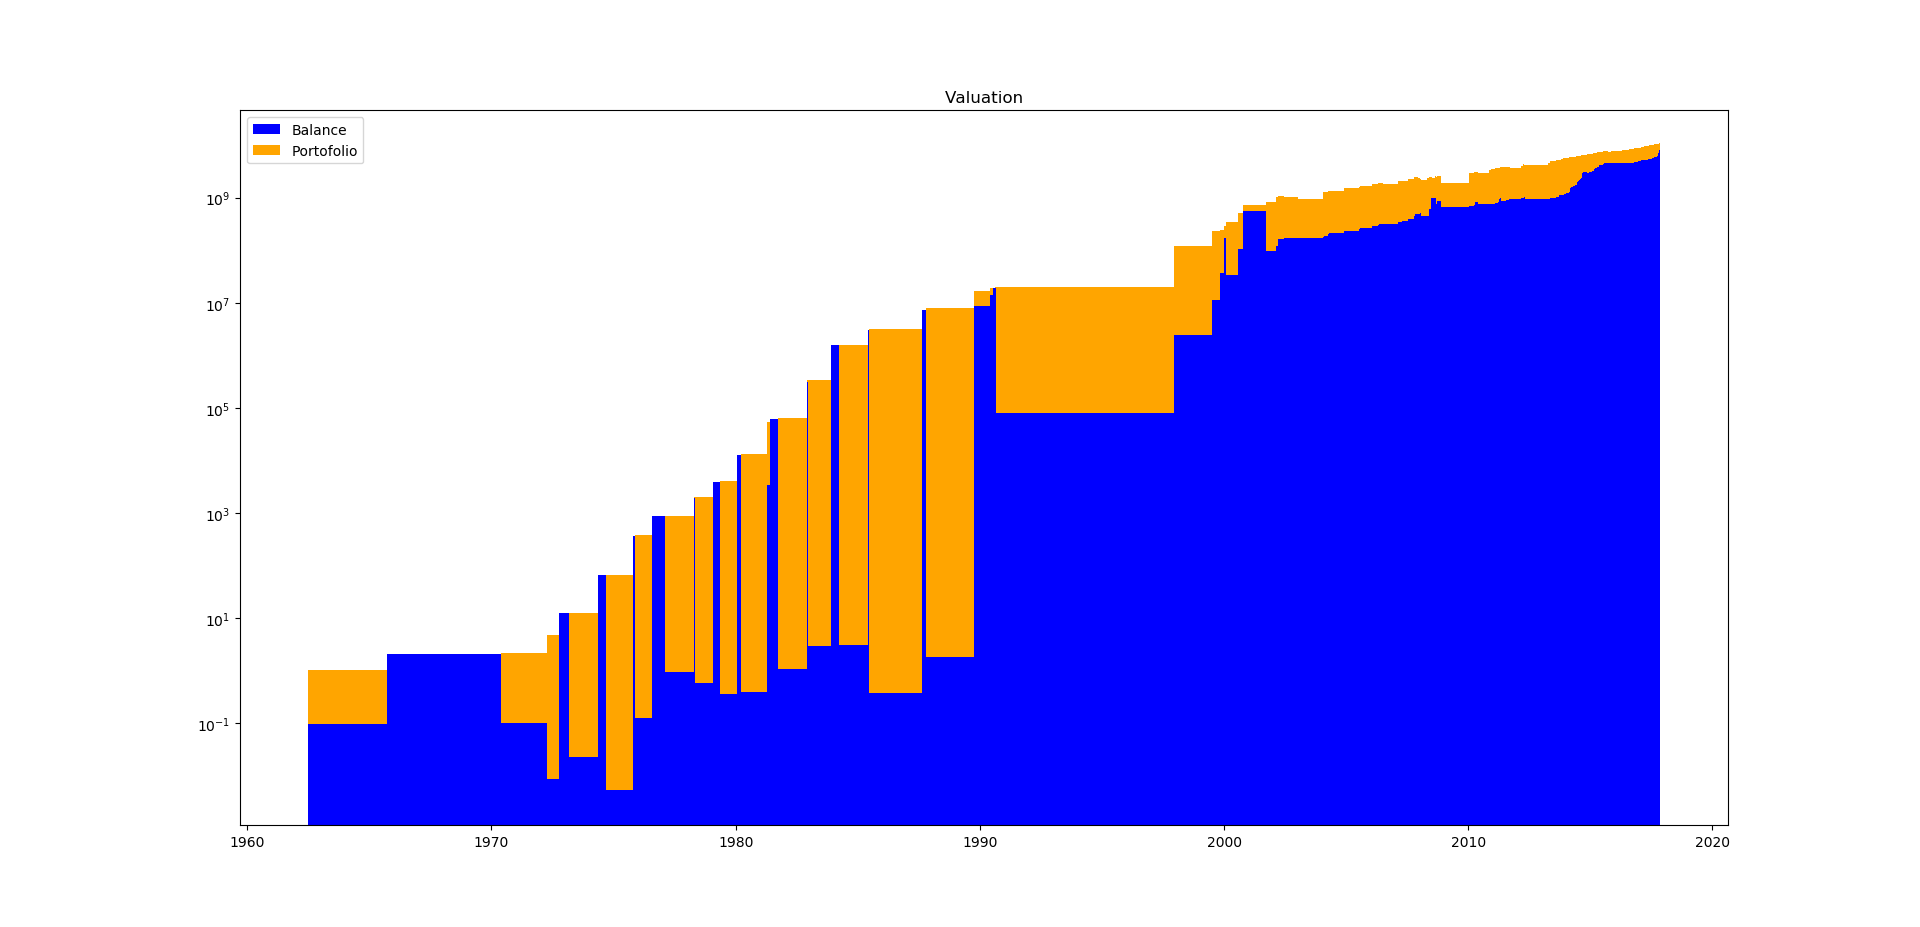

Python code for this plot:
from os import listdir
from os.path import isfile, join
from operator import itemgetter
import pandas as pd
import datetime
import numpy as np
from multiprocessing import Pool
from pdb import set_trace
import matplotlib.pyplot as plt
import time


def reset_system(when='2017-11-10'):
    global total_money, both_money, purchased, min_date, current_date, transactions, sell_dict, min_date_sell, selling_test, end_date
    total_money = 1  # starting with 1$
    both_money = 1
    purchased = {}  # quantity,buy price,buy date,sell date
    min_date = convert_date('1970-01-01')
    current_date = convert_date('1962-06-25')
    transactions = list()
    sell_dict = {}
    min_date_sell = convert_date('1965-09-27')
    selling_test = {}
    end_date = when
    buy(current_name, current_date, 'Low', min_date_sell)
    current_date = min_date_sell
    sell(current_date, current_name, 'High')
    del sell_dict[current_date]


def portofolio():
    global current_date, fixed_frames, purchased
    return sum(fixed_frames[x][current_date]*purchased[x][0] for x in purchased)

def convert_date(my_date):
    return datetime.datetime.strptime(my_date, "%Y-%m-%d")


def read_csv(filename):
    """converts a filename to a pandas dataframe"""
    # frame = pd.read_csv('C:/Users/tzagk/Downloads/Stocks/' + filename, dtype=size_dict, usecols=use_cols, header=0,
    #                     index_col="Date", parse_dates=True)
    frame = pd.read_csv('C:/Users/tzagk/Downloads/Stocks/' + filename, dtype=size_dict, header=0,
                        index_col="Date", parse_dates=True)
    all_days = pd.date_range(frame.index.min(), frame.index.max(), freq='D')
    frame2 = frame.reindex(index = all_days, method = 'nearest')['Close'] 
    return [filename, frame, frame.index[0]], [filename,frame2]


def reduce_stocks(thres, date1, date2):
    """Exclude stocks with variance lower than
        thers, so the calculations be faster and
        more efficient"""
    global mylist, dates_dict
    newdict = {}
    for i in mylist:
        if dates_dict[i][0] <= date2:
            frame = dates_dict[i][1]
            frame = frame.loc[date1:date2]
            if frame.var().High > thres:
                newdict[i] = frame
    return newdict


def find_limit(begin, limit):
    """ Max date a stock must have
        begin selling"""
    global end_date
    result = begin + datetime.timedelta(days=limit)
    if result > end_date:
        result = end_date
    return result


def find_min_date():
    """ Finds the first stock to sell.
        Must be called everytime after
        sell function"""
    global min_date_sell, purchased, sell_dict
    if len(purchased) > 0:
        min_date_sell = min(sell_dict.keys())
    else:
        min_date_sell = end_date


def buy_total(frame, date, buy_value, sell_date):  # if i keep them it is more complicated
    """ Calculate the maximum Stocks
        can be bought and sold at sell date"""
    global total_money
    volume = frame.at[date, 'Volume']
    if volume > 0:  # Volume can't be zero
        max_amount = int(total_money // buy_value)  # total must be integer
        max_allowed = int(volume * 0.1)  # 10% limit
        max_sell = int(frame.at[sell_date, 'Volume'] * 0.1)  # 10% limit sell

        if max_amount < max_allowed:
            if max_amount < max_sell:
                return max_amount
            else:
                return max_sell
        else:
            if max_allowed < max_sell:
                return max_allowed
            else:
                return max_sell
    else:
        return 0


def worth_buy(buy_value, stock_name, frame, date, code, thres=2.0):
    """ Checks if the stock
        is wotrth buying"""
    global keep_time, end_date, total_money, sell_dict
    if stock_name + str(date) in selling_test:
        return False, 0, '', 0, 0
    if stock_name in purchased:
        frame = frame.drop(purchased[stock_name][3], errors='ignore')
    when_sell = frame.High.idxmax()
    sell_value = frame.at[when_sell, code]
    total = buy_total(frame, date, buy_value, when_sell)
    ans = sell_value / buy_value  # mporw na exw sunartisi
    income = (sell_value - buy_value) * total
    return ans >= thres, ans, when_sell, total, income


def buy(stock_name, date, code, when_sell):
    """ Buy a stock, and make current day equal
        to date of bought """
    global total_money, purchased, current_date, transactions, min_date_sell, both_money, sell_dict, selling_test, dates_dict
    frame = dates_dict[stock_name][1]
    price = frame.at[date, 'Low']
    total = buy_total(frame, date, price, when_sell)
    if date >= current_date and total > 0:
        print(date.date(), 'buy-low', stock_name.split(sep='.')[0].upper(), total)
        transactions.append(str(date.date()) + ' buy-low ' + stock_name.split(sep='.')[0].upper() + " " + str(total))
        total_money -= total * frame.at[date, code]
        current_date = date
        selling_test[stock_name + str(when_sell)] = total
        if when_sell in sell_dict:
            sell_dict[when_sell].append(stock_name)
        else:
            sell_dict[when_sell] = [stock_name]
        if when_sell < min_date_sell:
            min_date_sell = when_sell
        if stock_name in purchased:  # maybe i already have bought some stocks
            (purchased[stock_name][3]).append(when_sell)
            when_sell1 = sorted(purchased[stock_name][3])
            purchased[stock_name] = [(purchased[stock_name][0] + total), frame.at[date, code], date,
                                     when_sell1,
                                     frame.at[when_sell, 'High']]  # isws lista me dates
        else:
            purchased[stock_name] = [total, frame.at[date, code], date, [when_sell], frame.at[when_sell, 'High']]
        return True
    else:
        return False


def sell(date, stock_name, code):
    """ Sell a stock"""
    global total_money, purchased, current_date, transactions, min_date_sell, selling_test, dates_dict
    frame = dates_dict[stock_name][1]
    total = selling_test[stock_name + str(date)]
    del selling_test[stock_name + str(date)]
    print(date.date(), 'sell-high', stock_name.split(sep='.')[0].upper(), total)
    transactions.append(str(date.date()) + ' sell-high ' + stock_name.split(sep='.')[0].upper() + " " + str(total))
    total_money += total * frame.at[date, code]
    if purchased[stock_name][0] == total:
        del purchased[stock_name]
    else:
        purchased[stock_name][0] -= total
        purchased[stock_name][3].pop(0)


def initialize():
    global dates_dict, mylist, fixed_frames
    if __name__ == '__main__':
        file_names = [stock_name for stock_name in listdir('C:/Users/tzagk/Downloads/Stocks') if
                      isfile(join('C:/Users/tzagk/Downloads/Stocks', stock_name))]
        with Pool(processes=12) as pool:  # or whatever your hardware can support
            df_list = pool.map(read_csv, file_names)
        list1 = df_list
        dates_dict = {i[0][0]: [i[0][2], i[0][1]] for i in list1}
        fixed_frames = {i[1][0]: i[1][1] for i in list1}
        mylist = dates_dict.keys()


def find_something(threl=2.0, my_limit=150, far=365, mystocks=None):
    """ Find stocks tha are worth buying"""
    global current_date, total_money, min_date, current_name, dates_dict, mylist, min_date_sell, mylist2
    worthing = list()
    min_date = current_date + datetime.timedelta(days=1200)
    far2 = current_date + datetime.timedelta(days=2 * far)
    if far2 > min_date_sell:
        far2 = min_date_sell
    if current_date <= convert_date('2005-01-01'):
        for stock_name in mylist2:
            if dates_dict[stock_name][0] <= min_date:  # dont open all files
                frame = dates_dict[stock_name][1]
                temp = frame.loc[current_date:far2]
                if not temp.empty:
                    mydate = temp.Low.idxmin()
                    my_min = temp.at[mydate, 'Low']
                    where = mydate + datetime.timedelta(days=my_limit)
                    frame = frame.loc[mydate:where]
                    if total_money >= my_min > 0 and frame.High.max() / my_min > threl:
                        ans, res, when_sell, total, income = worth_buy(my_min, stock_name, frame, mydate, 'Low',
                                                                       thres=threl)
                        if ans:
                            if current_date > convert_date('2000-01-01'):
                                if income > 3 * 10 ** 6:
                                    worthing.append([mydate, stock_name, res, when_sell, total, income])
                            elif current_date > convert_date('1985-01-01'):
                                if income > 1.5 * 10 ** 6:
                                    worthing.append([mydate, stock_name, res, when_sell, total, income])
                            else:
                                worthing.append([mydate, stock_name, res, when_sell, total, income])

    else:
        for stock_name in mystocks:
            if dates_dict[stock_name][0] <= current_date:
                frame = dates_dict[stock_name][1]
                temp = frame.loc[current_date:far2]
                if not temp.empty:
                    mydate = temp.Low.idxmin()
                    my_min = temp.at[mydate, 'Low']
                    where = mydate + datetime.timedelta(days=my_limit)
                    frame = frame.loc[mydate:where]
                    if total_money >= my_min > 0 and frame.High.max() / my_min > threl:
                        ans, res, when_sell, total, income = worth_buy(my_min, stock_name, frame, mydate, 'Low',
                                                                       thres=threl)
                        if ans and total > 100:
                            if income > 3 * 10 ** 6:
                                worthing.append([mydate, stock_name, res, when_sell, total, income])
    if current_date > convert_date('1990-01-01'):
        return sorted(worthing, key=itemgetter(0))
    elif current_date > convert_date('1985-01-01'):
        return sorted(worthing, key=itemgetter(0))
    else:
        answer = sorted(worthing, key=itemgetter(5), reverse=True)
        return answer[::11]
    pass


def run_now():
    """Run tests"""
    global current_date, end_date, both_money, total_money, purchased, min_date_sell, sell_dict, reduced_stocks1, reduced_stocks2, dates_lists, total_list, portofolio_list
    date1 = convert_date('2010-01-01')
    date2 = convert_date('2005-01-01')
    date3 = convert_date('2000-01-01')
    date4 = convert_date('1990-01-01')
    date5 = convert_date('1985-01-01')
    date6 = convert_date('1970-01-01')
    date7 = convert_date('2013-01-01')
    date8 = convert_date('2017-03-01')

    while current_date <= end_date:
        buyed = False
        selled1 = False
        founded = list()
        c = abs((min_date_sell - current_date).days)
        if (c == 0 and len(purchased) == 0) or c > 50:
            if total_money / both_money > 0.1:
                if current_date > date1:
                    founded = find_something(4.0, 5000, 3000, reduced_stocks2)
                elif current_date > date2:
                    founded = find_something(4.0, 5000, 3000, reduced_stocks1)
                elif current_date > date4:
                    if total_money / both_money > 0.2:
                        founded = find_something(4.0, 5000, 3000)    
                elif current_date > date5:
                    if total_money / both_money > 0.5:
                        founded = find_something(1.5, 1000, 800)
                elif current_date > date6:
                    if total_money / both_money > 0.5:
                        founded = find_something(1.3, 450, 90)
                else:
                    if total_money / both_money > 0.1:
                        founded = find_something(1.5, 700, 1200)    
            for re in range(len(founded)):
                if current_date > date4 and total_money / both_money < 0.05:
                    break
                elif current_date > date6 and total_money / both_money < 0.1:
                    break
                if founded[re][0] <= min_date_sell:
                    if buy(founded[re][1], founded[re][0], 'Low', founded[re][3]):
                        buyed = True
                        last_buy = founded[re][0]
                                            
        both_money = sum(purchased[y][0] * purchased[y][4] for y in purchased) + total_money
        if (not buyed or len(founded) == 0) and len(purchased) > 0:
            if min_date_sell > current_date:
                current_date = min_date_sell
        if current_date in sell_dict:
            for stock_name in sell_dict[current_date]:
                sell(current_date, stock_name, 'High')
                selled1 = True
            del sell_dict[current_date]
            find_min_date()
        dates_lists.append(current_date)
        total_list.append(total_money)
        portofolio_list.append(portofolio()+total_money)
        current_date = find_limit(current_date, 1)
        if not buyed and len(purchased) == 0 and len(founded) == 0 and not selled1:
            break
    print('Total transactions:', len(transactions))
    print('Total $ in billions:', total_money / 10 ** 9)
    print('Both money $ in billions:', both_money / 10 ** 9)
    with open('small.txt', 'w') as f:
        f.write(str(len(transactions)))
        f.write('\n')
        for item in transactions:
            f.write("%s\n" % item)

    dates_lists.pop()
    portofolio_list.pop()
    total_list.pop()
    d = {'Portofolio': portofolio_list, 'Balance': total_list}
    frame = pd.DataFrame(d,dates_lists)
    all_days = pd.date_range(frame.index.min(), frame.index.max(), freq='D')
    frame2 = frame.reindex(index = all_days, method = 'pad') 
    portofolio_list =  frame2['Portofolio'].values.tolist()
    total_list =  frame2['Balance'].values.tolist()
    p2 = plt.bar(all_days, portofolio_list,5.0,log='True',color='orange')
    p1 = plt.bar(all_days, total_list,5.0,log='True',color='b')
    plt.title('Valuation')
    plt.legend((p1[0], p2[0]), ('Balance', 'Portofolio'))
    plt.savefig('Results.png')
total_money = 1  # starting with 1$
both_money = 1
purchased = {}  # quantity,buy price,buy date,sell date
min_date = convert_date('1970-01-01')
current_date = convert_date('1962-06-25')
keep_time = 120  # max time before sell,3 months !!! must be equal when searching
dates_dict = {}  # keeping all csv files with their first date -> reducing search time
fixed_frames = {}
mylist = list()  # contain all file names that are not empty
transactions = list()  # the output
sell_when = ''
sell_dict = {}
min_date_sell = convert_date('1965-09-27')  # the first date after current a stock must be sold
end_date = convert_date('2017-11-10')  # the date all stocks must have been bought and sold
use_cols = ["Date", "High", "Low", "Volume"]
size_dict = {'Low': np.float64, 'High': np.float64, 'Volume': np.uint64}
selling_test = {}
current_name = 'ge.us.txt'
mylist2 = list()
dates_lists = list()
total_list = list()
portofolio_list = list()

if __name__ == '__main__':
    start = time.time()
    initialize()
    check = convert_date('2005-01-01')
    check2 = convert_date('2010-01-01')
    check3 = convert_date('2017-11-10')
    for x in mylist:
        if dates_dict[x][0] <= check:
            mylist2.append(x)
    data = dates_dict[current_name][1]
    buy(current_name, current_date, 'Low', min_date_sell)
    dates_lists.append(current_date)
    total_list.append(total_money)
    portofolio_list.append(portofolio()+total_money)
    current_date = min_date_sell
    if current_date in sell_dict:
        for stock in sell_dict[current_date]:
            sell(current_date, stock, 'High')
            selled = True
        del sell_dict[current_date]
    dates_lists.append(current_date)
    total_list.append(total_money)
    portofolio_list.append(portofolio()+total_money)    
    find_min_date()
    reduced_stocks1 = reduce_stocks(40, check, check2)
    reduced_stocks2 = reduce_stocks(40, check2, check3)
    run_now()
    print('It took', (time.time() - start) / 60.0, 'minutes.')
